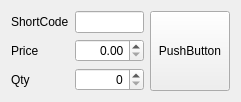
<?xml version="1.0" encoding="UTF-8"?>
<ui version="4.0">
 <class>Form</class>
 <widget class="QWidget" name="Form">
  <property name="geometry">
   <rect>
    <x>0</x>
    <y>0</y>
    <width>241</width>
    <height>92</height>
   </rect>
  </property>
  <property name="contextMenuPolicy">
   <enum>Qt::DefaultContextMenu</enum>
  </property>
  <property name="windowTitle">
   <string>Form</string>
  </property>
  <layout class="QHBoxLayout" name="horizontalLayout">
   <item>
    <layout class="QGridLayout" name="gridLayout">
     <item row="1" column="0">
      <widget class="QLabel" name="label_2">
       <property name="text">
        <string>Price</string>
       </property>
      </widget>
     </item>
     <item row="1" column="1">
      <widget class="QDoubleSpinBox" name="doubleSpinBox">
       <property name="alignment">
        <set>Qt::AlignRight|Qt::AlignTrailing|Qt::AlignVCenter</set>
       </property>
       <property name="singleStep">
        <double>0.010000000000000</double>
       </property>
      </widget>
     </item>
     <item row="0" column="1">
      <widget class="QLineEdit" name="lineEdit">
       <property name="text">
        <string/>
       </property>
       <property name="alignment">
        <set>Qt::AlignRight|Qt::AlignTrailing|Qt::AlignVCenter</set>
       </property>
      </widget>
     </item>
     <item row="0" column="0">
      <widget class="QLabel" name="label">
       <property name="text">
        <string>ShortCode</string>
       </property>
      </widget>
     </item>
     <item row="2" column="0">
      <widget class="QLabel" name="label_3">
       <property name="text">
        <string>Qty</string>
       </property>
      </widget>
     </item>
     <item row="2" column="1">
      <widget class="QSpinBox" name="spinBox">
       <property name="alignment">
        <set>Qt::AlignRight|Qt::AlignTrailing|Qt::AlignVCenter</set>
       </property>
      </widget>
     </item>
    </layout>
   </item>
   <item>
    <widget class="QPushButton" name="pushButton_2">
     <property name="sizePolicy">
      <sizepolicy hsizetype="Minimum" vsizetype="Expanding">
       <horstretch>0</horstretch>
       <verstretch>0</verstretch>
      </sizepolicy>
     </property>
     <property name="text">
      <string>PushButton</string>
     </property>
    </widget>
   </item>
  </layout>
 </widget>
 <resources/>
 <connections/>
</ui>
